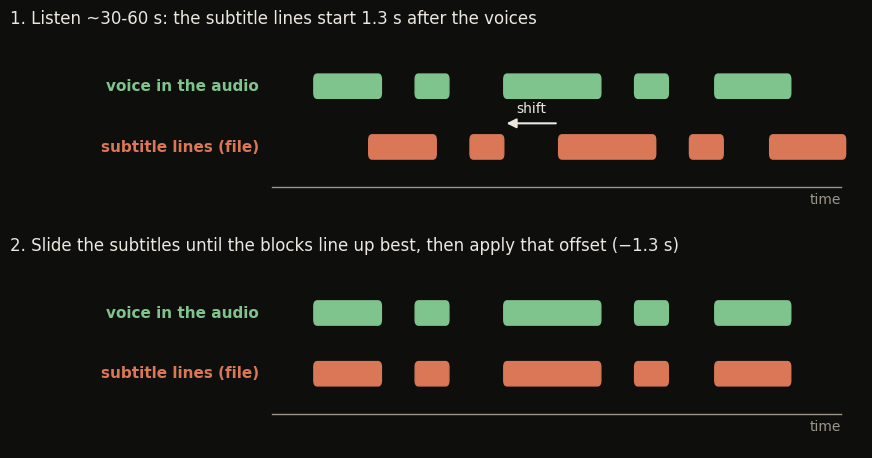

The Python source for this figure:
import sys
import matplotlib
matplotlib.use("Agg")
import matplotlib.pyplot as plt
from matplotlib.patches import FancyBboxPatch, FancyArrowPatch

INK = "#ECE8E0"
MUTED = "#9C968A"
VOICE_COLOR = "#7FC48D"
SUBTITLE_COLOR = "#D97757"
SPEECH_PARTS = [(1.0, 2.6), (3.4, 4.2), (5.5, 7.8), (8.6, 9.4), (10.5, 12.3)]
FILE_SHIFT_SECONDS = 1.3


def draw_blocks(ax, row_y, parts, shift, color):
    for start, end in parts:
        ax.add_patch(FancyBboxPatch((start + shift, row_y - 0.18), end - start, 0.36,
                                    boxstyle="round,pad=0,rounding_size=0.08", color=color))


def draw_row_label(ax, row_y, text, color):
    ax.text(-0.3, row_y, text, color=color, fontsize=11, ha="right", va="center", weight="bold")


def draw_panel(ax, title, shift):
    ax.set_xlim(-6.2, 14)
    ax.set_ylim(-0.4, 2.4)
    ax.axis("off")
    ax.set_title(title, color=INK, fontsize=12, loc="left")
    draw_row_label(ax, 1.6, "voice in the audio", VOICE_COLOR)
    draw_blocks(ax, 1.6, SPEECH_PARTS, 0, VOICE_COLOR)
    draw_row_label(ax, 0.7, "subtitle lines (file)", SUBTITLE_COLOR)
    draw_blocks(ax, 0.7, SPEECH_PARTS, shift, SUBTITLE_COLOR)
    ax.plot([0, 13.5], [0.1, 0.1], color=MUTED, linewidth=1)
    ax.text(13.5, -0.15, "time", color=MUTED, fontsize=10, ha="right")


def main(output_path):
    figure, axes = plt.subplots(2, 1, figsize=(11, 5.4))
    figure.patch.set_facecolor("#0E0E0D")
    draw_panel(axes[0], "1. Listen ~30-60 s: the subtitle lines start 1.3 s after the voices", FILE_SHIFT_SECONDS)
    axes[0].add_patch(FancyArrowPatch((5.5 + FILE_SHIFT_SECONDS, 1.05), (5.5, 1.05), arrowstyle="-|>",
                                      mutation_scale=14, color=INK, linewidth=1.5))
    axes[0].text(5.5 + FILE_SHIFT_SECONDS / 2, 1.2, "shift", color=INK, fontsize=10, ha="center")
    draw_panel(axes[1], "2. Slide the subtitles until the blocks line up best, then apply that offset (−1.3 s)", 0)
    figure.savefig(output_path, dpi=100, bbox_inches="tight", facecolor=figure.get_facecolor())


main(sys.argv[1])
